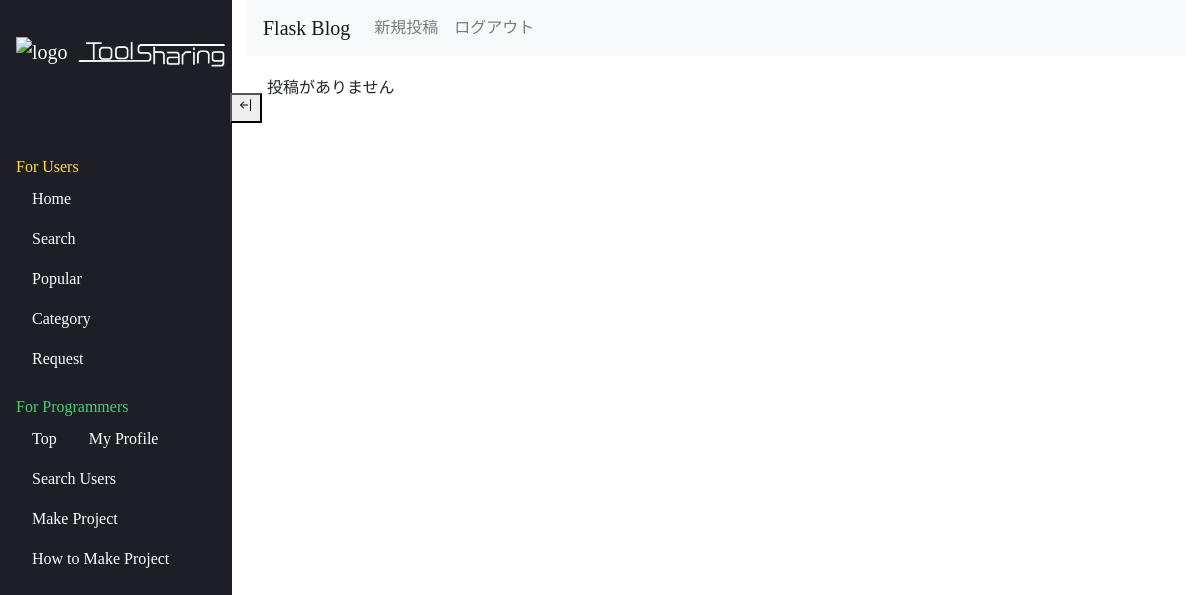
The app's page /users/ (signed in), older data.
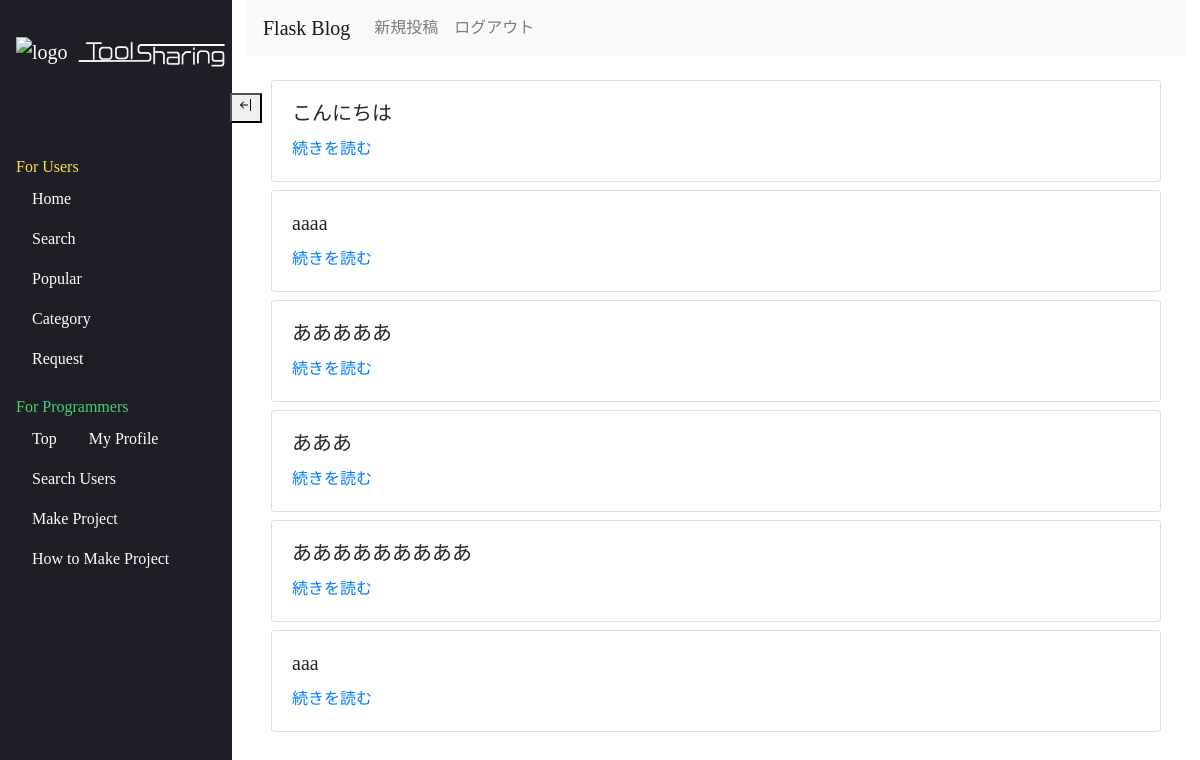
The same page, newer data.
### flask_blog/models/entries.py (models this page shows, shortened)
class Entry(db.Model):
    __tablename__ = 'entries'
    id = db.Column(db.Integer, primary_key=True)
    title = db.Column(db.String(50), unique=True)
    text = db.Column(db.Text)
    created_at = db.Column(db.DateTime)

### flask_blog/views/entries.py (the view)
@entry.route('/')
@login_required
def show_entries():
    entries = Entry.query.order_by(Entry.id.desc()).all()
    return render_template('public/index.html', entries=entries)

### flask_blog/views/views.py (called while the page is built)
def login_required(view):
    @wraps(view)
    def inner(*args, **kwargs):
        if not session.get('logged_in'):
            return redirect(url_for('view.login'))
        return view(*args, **kwargs)
    return inner

### flask_blog/templates/public/index.html (shortened to what this page needs)
    {% extends "layout.html" %}
    {% block body %}
  </head>
  <body>
<ul class="list-group list-group-flush">
  {% for entry in entries %}
<div class="card">
    <div class="card-body">
        <h5 class="card-title">{{ entry.title }}</h5>
        <a href="{{ url_for('entry.show_entry', id=entry.id) }}" class="card-link">続きを読む</a>
        </div>
        </div>
        {% else %}
        投稿がありません
        {% endfor %}
        </ul>
        {% endblock %}

Row changes from the older to the newer data that the page shows:
added Entry: title "こんにちは"
added Entry: title "aaaa"
added Entry: title "あああああ"
added Entry: title "あああ"
added Entry: title "あああああああああ"
added Entry: title "aaa"
Text that changed along with them:
text no longer shown: "投稿がありません"
